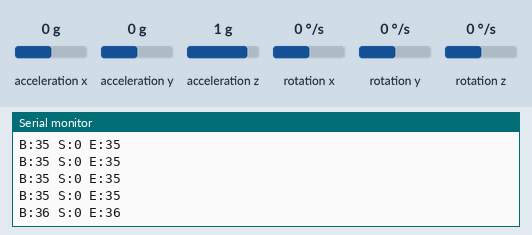
A sketch run on a simulated ESP32. Shown: the last lines printed to the serial monitor. Inputs (shaded band) come from the test bench; at power-on: acceleration x 0 g, acceleration y 0 g, acceleration z 1 g, rotation x 0 °/s, rotation y 0 °/s, rotation z 0 °/s.

Above: at 6.1 s.
6.2 s: acceleration x set to -1.4 g
At 7.0 s:
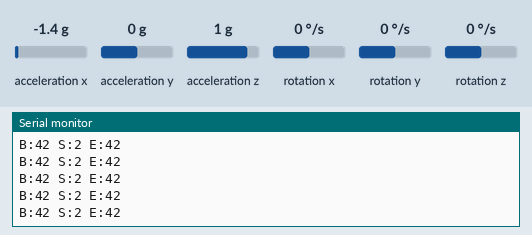
7.7 s: acceleration y set to -1.4 g
At 8.2 s:
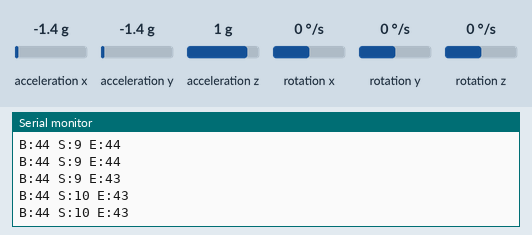
9.2 s: acceleration z set to -1.4 g
At 10.3 s:
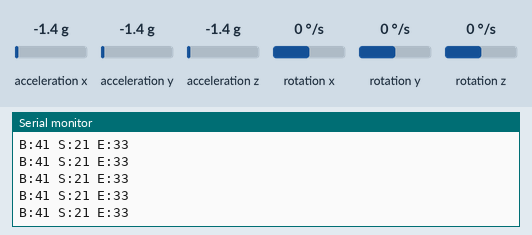
10.7 s: rotation x set to -192 °/s
At 11.7 s:
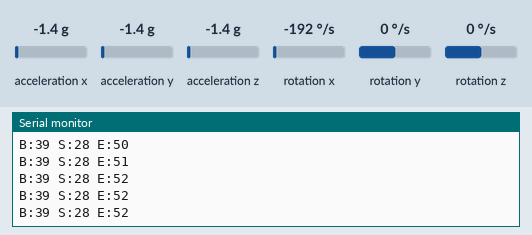
12.2 s: rotation y set to -192 °/s
At 13.2 s:
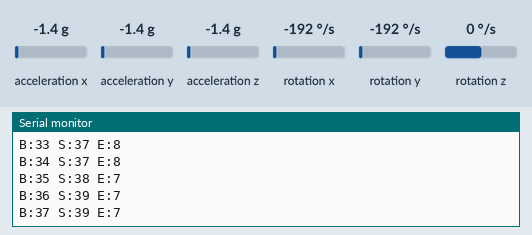
13.7 s: rotation y set to -100 °/s
At 14.5 s:
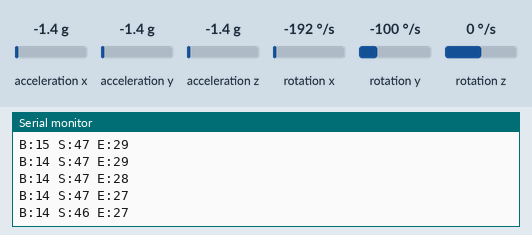
Timing chart, 0 to 16.7 s (numbered marks = the images above; inputs shaded):
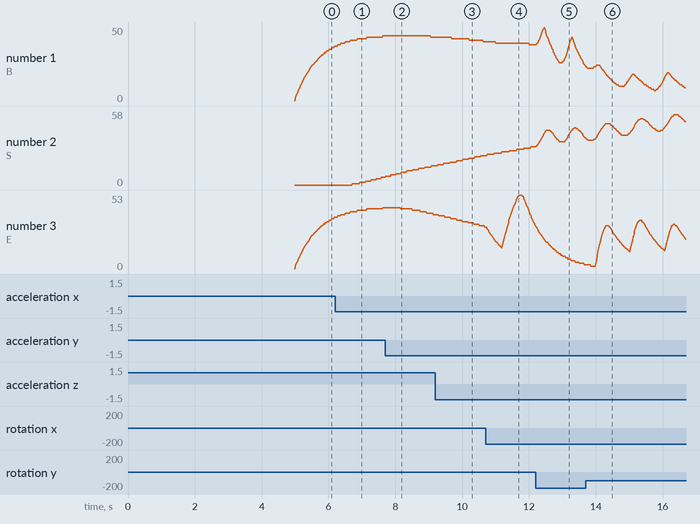

Measured:
- after the input at 6.2 s, the serial monitor: prints a new line after 0.51 s (image 1)
- after the input at 7.7 s, the serial monitor: prints a new line after 0.46 s (image 2)
- after the input at 9.2 s, the serial monitor: prints a new line after 0.45 s (image 3)
- after the input at 10.7 s, the serial monitor: prints a new line at once (image 4)
- plotted number 2: 15 → 23 after the input at 9.2 s

The sketch:

Transmitter.ino
```cpp
#include <Wire.h>
#include "MPU6050.h"
#include <MadgwickAHRS.h>
#include <esp_now.h>
#include <WiFi.h>

// ================= USER CONFIGURATION =================
float FILTER_STRENGTH = 0.02; // Adjust (0.01 to 0.2) for fluidity/speed
uint8_t robotMAC[] = {0xC0, 0xCD, 0xD6, 0x85, 0x44, 0xDC};

// ================= HARDWARE & VARS =================
MPU6050 imu(0x68);
Madgwick filter;
float off_yaw=0, off_pitch=0, off_roll=0, g_x=0, g_y=0, g_z=0;

// Variables initialized at 0 to prevent startup jumps
float sm_base=0, sm_shoulder=0, sm_elbow=0;

typedef struct struct_message {
  int base, shoulder, elbow, wrist, gripper;
} struct_message;
struct_message myData;
esp_now_peer_info_t peerInfo;

void OnDataSent(const uint8_t *mac_addr, esp_now_send_status_t status) {}

void setup() {
  Serial.begin(115200);
  Wire.begin(21, 22);
  Wire.setClock(400000);

  WiFi.mode(WIFI_STA);
  if (esp_now_init() == ESP_OK) {
    esp_now_register_send_cb(OnDataSent);
    memcpy(peerInfo.peer_addr, robotMAC, 6);
    peerInfo.channel = 0;
    peerInfo.encrypt = false;
    esp_now_add_peer(&peerInfo);
  }

  imu.initialize();
  filter.begin(100);

  // GYRO CALIBRATION
  Serial.println("STEP 1: Calibrating Gyro... DO NOT MOVE.");
  long wx=0, wy=0, wz=0;
  for (int i=0; i<200; i++) {
    int16_t ax, ay, az, gx, gy, gz;
    imu.getMotion6(&ax, &ay, &az, &gx, &gy, &gz);
    wx+=gx; wy+=gy; wz+=gz;
    delay(2);
  }
  g_x=wx/200.0; g_y=wy/200.0; g_z=wz/200.0;

  // POSITION CALIBRATION
  Serial.println("STEP 2: Point hand toward the GROUND.");
  Serial.println("Zeroing in 3... 2... 1...");
  delay(3000);

  for(int k=0; k<100; k++) { readSensors(); delay(5); }
  off_yaw = filter.getYaw(); off_pitch = filter.getPitch(); off_roll = filter.getRoll();
  Serial.println("Glove Ready!");
}

void readSensors() {
  int16_t ax, ay, az, gx, gy, gz;
  imu.getMotion6(&ax, &ay, &az, &gx, &gy, &gz);
  filter.updateIMU((gx-g_x)*DEG_TO_RAD, (gy-g_y)*DEG_TO_RAD, (gz-g_z)*DEG_TO_RAD, ax, ay, az);
}

void loop() {
  readSensors();

  // Mapping current hand position relative to the Ground-Point
  float target_b = map(filter.getYaw() - off_yaw, -45, 45, 0, 90);
  float target_s = map(filter.getPitch() - off_pitch, 0, 90, 0, 90);
  float target_e = map(filter.getRoll() - off_roll, -45, 45, 0, 90);

  // Fluid Exponential Filter Logic
  sm_base     = (sm_base * (1.0 - FILTER_STRENGTH)) + (constrain(target_b, 0, 90) * FILTER_STRENGTH);
  sm_shoulder = (sm_shoulder * (1.0 - FILTER_STRENGTH)) + (constrain(target_s, 0, 90) * FILTER_STRENGTH);
  sm_elbow    = (sm_elbow * (1.0 - FILTER_STRENGTH)) + (constrain(target_e, 0, 90) * FILTER_STRENGTH);

  myData.base = (int)sm_base;
  myData.shoulder = (int)sm_shoulder;
  myData.elbow = (int)sm_elbow;
  myData.wrist = 90;
  myData.gripper = 90;

  esp_now_send(robotMAC, (uint8_t *) &myData, sizeof(myData));

  // Debug to Serial Monitor
  Serial.print("B:"); Serial.print(myData.base);
  Serial.print(" S:"); Serial.print(myData.shoulder);
  Serial.print(" E:"); Serial.println(myData.elbow);

  delay(10);
}
```
